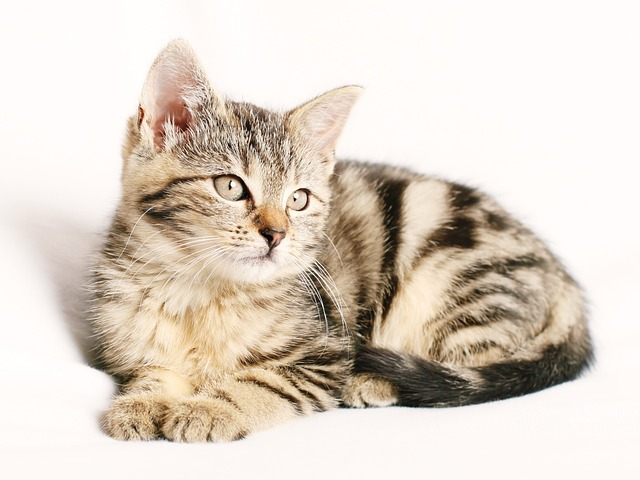
#> input picture image.jpg, 640 x 480 px, found by its file name
$ jupyter execute tp1_ex4_colab.ipynb   (shell and % lines are left out)   (older library calls are emulated)
#> lines starting #> are read from the running program, lines starting #| are printed output that depends on the picture; after the words box and inside, x2 and y2 are one past the last pixel; in counts of white or black regions, pixels touching at a corner belong together
# Exercice 4 : Représentation et Description d'Images
## TP1 — Vision par Ordinateur

---

**Objectifs :**
1. Charger une image couleur
2. Convertir en niveaux de gris
3. Détecter les contours
4. Calculer l'histogramme
5. Détecter des points clés locaux (ORB)
6. Appliquer la Transformée de Fourier
7. Appliquer un filtre de Gabor
8. Sauvegarder les résultats

---

## Étape 1 — Installation

[cell 1]
import cv2
import matplotlib.pyplot as plt
import numpy as np

print("Prêt !")

## Étape 2 — Charger une image couleur

[cell 2]
# Télécharger une image
import urllib.request

url = "https://ultralytics.com/images/bus.jpg"
urllib.request.urlretrieve(url, "image.jpg")
#> (this line was passed over: the network is not available in this run)

# Lire l'image couleur
img = cv2.imread("image.jpg")
#> img is the input picture: shape (480, 640, 3); mean B, G, R 199, 210.7, 221.7

# Convertir BGR -> RGB pour l'affichage avec matplotlib
img_rgb = cv2.cvtColor(img, cv2.COLOR_BGR2RGB)

plt.figure(figsize=(8, 6))
plt.imshow(img_rgb)
plt.axis('off')
plt.title('Image couleur originale')
plt.show()

## Étape 3 — Convertir en niveaux de gris

[cell 3]
# Convertir en gris
gray = cv2.cvtColor(img, cv2.COLOR_BGR2GRAY)
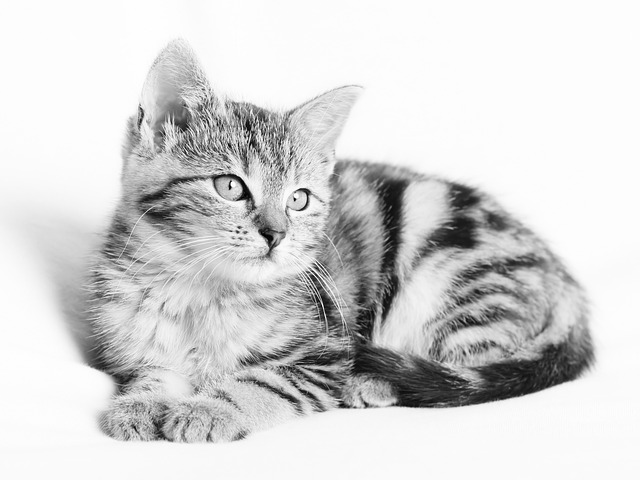
#> gray: shape (480, 640); min 1, max 255, mean 212.7

plt.figure(figsize=(8, 6))
plt.imshow(gray, cmap='gray')
plt.axis('off')
plt.title('Niveaux de gris')
plt.show()

---
## Étape 4 — Détection de contours (Canny)

L'algorithme de Canny détecte les bords des objets en trouvant les changements brutaux d'intensité.

[cell 4]
# Détecter les contours avec Canny
edges = cv2.Canny(gray, 100, 200)
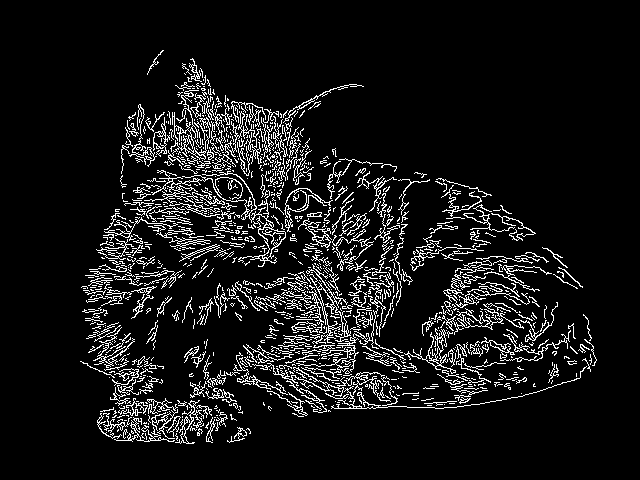
#> edges: shape (480, 640); 8.7% white in thin lines or dots, all inside (x1, y1, x2, y2) = (80, 50, 597, 444)

plt.figure(figsize=(10, 7))
plt.imshow(edges, cmap='gray')
plt.axis('off')
plt.title('Contours détectés (Canny 100, 200)')
plt.show()

## Étape 5 — Histogramme

L'histogramme montre la répartition des valeurs de pixels (0 = sombre, 255 = clair).

[cell 5]
# Afficher l'histogramme
plt.figure(figsize=(10, 5))
plt.hist(gray.ravel(), 256, [0, 256])
plt.title('Histogramme des niveaux de gris', fontsize=14)
plt.xlabel('Valeur de pixel')
plt.ylabel('Nombre de pixels')
plt.grid(True, alpha=0.3)
plt.show()
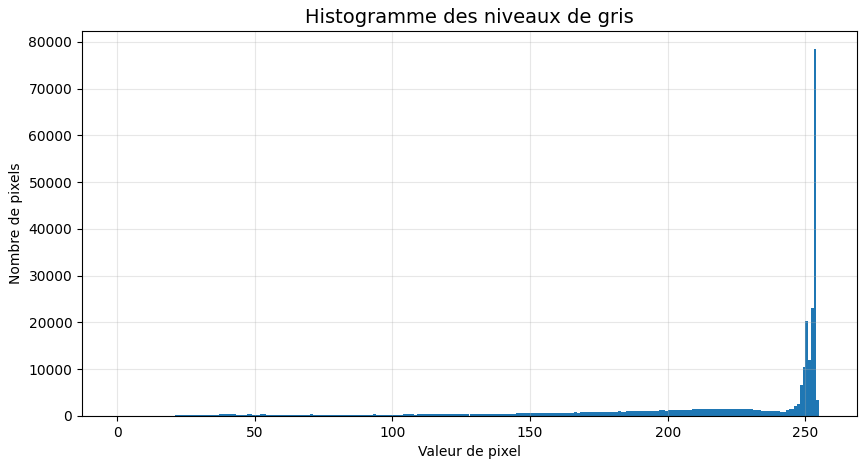
#> figure drawn by matplotlib, 1 panel; tallest bar 78410 high, from x = 253 to 254

---
## Étape 6 — Détection de points clés locaux (ORB)

**ORB** (Oriented FAST and Rotated BRIEF) est un algorithme qui trouve des **points d'intérêt** dans une image.

**C'est quoi un point clé ?**
Un endroit particulier de l'image : un coin, une intersection, un détail marquant.

**À quoi ça sert ?**
- Comparer deux images entre elles
- Suivre un objet dans une vidéo
- Reconnaître des objets

[cell 6]
# Créer l'objet ORB
orb = cv2.ORB_create()

# Détecter les points clés et calculer les descripteurs
keypoints, descriptors = orb.detectAndCompute(gray, None)
#> keypoints = 500 keypoints; strongest (x, y, size): (294, 200, 31), (229, 188, 31), (241, 197, 77.1), (240, 197, 53.6)

print(f"Nombre de points clés trouvés : {len(keypoints)}")
#| Nombre de points clés trouvés : 500
if descriptors is not None:
    print(f"Taille du descripteur : {descriptors.shape}")
#| Taille du descripteur : (500, 32)

[cell 7]
# Dessiner les points clés sur l'image
img_orb = cv2.drawKeypoints(img_rgb, keypoints, None, color=(0, 255, 0), flags=0)

plt.figure(figsize=(12, 8))
plt.imshow(img_orb)
plt.axis('off')
plt.title(f'Points clés ORB détectés ({len(keypoints)} points)')
plt.show()

---
## Étape 7 — Transformée de Fourier

La **Transformée de Fourier** transforme une image de l'espace spatial (pixels) vers l'espace fréquentiel (fréquences).

**Pourquoi ?**
- Les basses fréquences = zones homogènes (fond, ciel)
- Les hautes fréquences = détails, contours, textures

**Utilité :** On peut filtrer certaines fréquences (supprimer le bruit, accentuer les contours...)

[cell 8]
# Calculer la Transformée de Fourier
f = np.fft.fft2(gray)

# Déplacer la composante DC (fréquence 0) au centre
f_shift = np.fft.fftshift(f)

# Calculer le spectre en magnitude (en log pour bien voir)
magnitude = 20 * np.log(np.abs(f_shift) + 1)
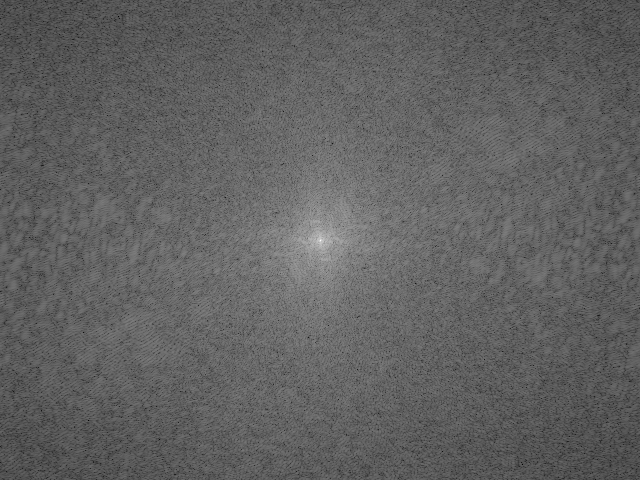
#> magnitude: shape (480, 640) float64; min 50.22, max 359.9, mean 168.4; drawn with min black and max white

# Afficher
fig, axes = plt.subplots(1, 2, figsize=(16, 6))

axes[0].imshow(gray, cmap='gray')
axes[0].set_title('Image originale', fontsize=14)
axes[0].axis('off')

axes[1].imshow(magnitude, cmap='gray')
axes[1].set_title('Spectre de Fourier', fontsize=14)
axes[1].axis('off')

plt.tight_layout()
plt.show()

print("Le point brillant au centre = la fréquence 0 (composante DC)")
print("Les points proches du centre = basses frézones (zones lisses)")
print("Les points éloignés du centre = hautes fréquences (détails, contours)")

### Filtrage passe-bas (supprimer les hautes fréquences)

On masque les hautes fréquences pour garder seulement les basses = on floute l'image.

[cell 9]
# Créer un masque circulaire (passe-bas)
rows, cols = gray.shape
#> rows = 480; cols = 640
center_row, center_col = rows // 2, cols // 2
#> center_row = 240; center_col = 320

# Rayon du cercle : on garde que les basses fréquences
rayon = 30

# Masque : 1 à l'intérieur du cercle, 0 à l'extérieur
masque = np.zeros((rows, cols), np.uint8)
masque[center_row - rayon:center_row + rayon, center_col - rayon:center_col + rayon] = 1

# Appliquer le masque
f_shift_filtre = f_shift * masque

# Transformée inverse
f_ishift = np.fft.ifftshift(f_shift_filtre)
img_filtree = np.fft.ifft2(f_ishift)
img_filtree = np.abs(img_filtree)
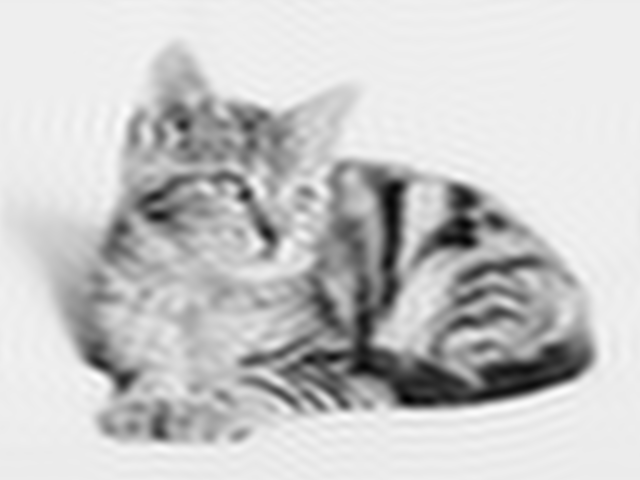
#> img_filtree: shape (480, 640) float64; min 1.59, max 270.4, mean 212.7; drawn with min black and max white

# Afficher
fig, axes = plt.subplots(1, 3, figsize=(18, 6))

axes[0].imshow(gray, cmap='gray')
axes[0].set_title('Original', fontsize=14)
axes[0].axis('off')

axes[1].imshow(masque, cmap='gray')
axes[1].set_title(f'Masque passe-bas (rayon={rayon})', fontsize=14)
axes[1].axis('off')

axes[2].imshow(img_filtree, cmap='gray')
axes[2].set_title('Image filtrée (flou)', fontsize=14)
axes[2].axis('off')

plt.tight_layout()
plt.show()
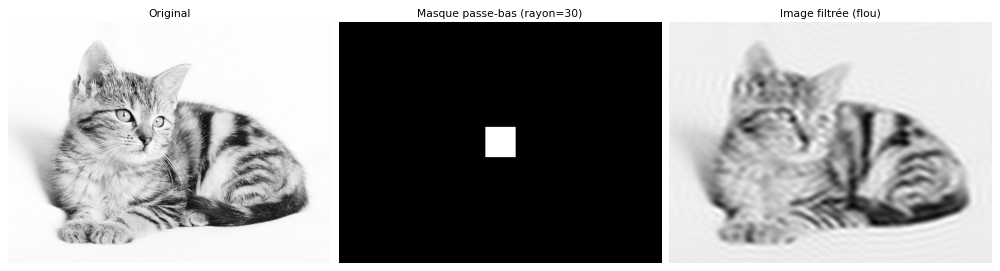
#> figure drawn by matplotlib, 3 panels

---
## Étape 8 — Filtre de Gabor

Le filtre de Gabor détecte des **textures** dans une direction précise.

**C'est quoi ?** C'est un filtre qui ressemble à une onde. Il est sensible à :
- La **direction** de la texture
- La **fréquence** de la texture

**Utilité :** Détection de bordures, textures dans les images médicales, reconnaissance de textures...

[cell 10]
# Créer un filtre de Gabor
# theta = angle du filtre en radians
theta = 0  # angle horizontal

kernel_size = 21   # taille du filtre
sigma = 5          # écart-type du gaussien
lambd = 10         # longueur d'onde
gamma = 0.5        # rapport d'aspect

gabor_kernel = cv2.getGaborKernel(
    (kernel_size, kernel_size),
    sigma,
    theta,
    lambd,
    gamma
)

# Appliquer le filtre sur l'image en gris
gabor_result = cv2.filter2D(gray, cv2.CV_8UC3, gabor_kernel)
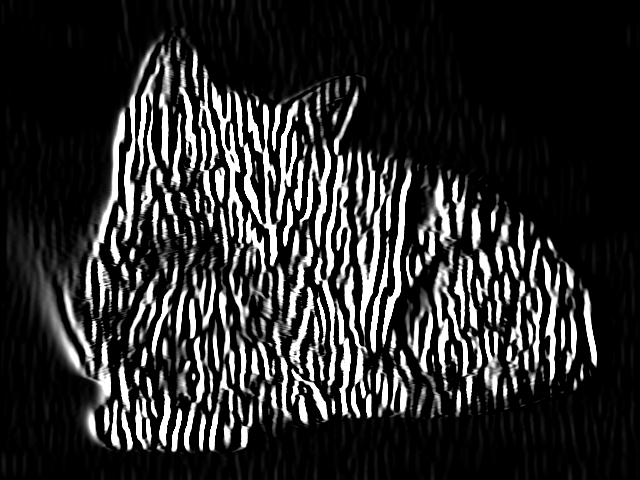
#> gabor_result: shape (480, 640); min 0, max 255, mean 43.6

# Afficher le filtre et le résultat
fig, axes = plt.subplots(1, 3, figsize=(18, 6))

axes[0].imshow(gray, cmap='gray')
axes[0].set_title('Original', fontsize=14)
axes[0].axis('off')

axes[1].imshow(gabor_kernel, cmap='gray')
axes[1].set_title('Noyau de Gabor', fontsize=14)
axes[1].axis('off')

axes[2].imshow(gabor_result, cmap='gray')
axes[2].set_title('Résultat Gabor (θ=0°)', fontsize=14)
axes[2].axis('off')

plt.tight_layout()
plt.show()
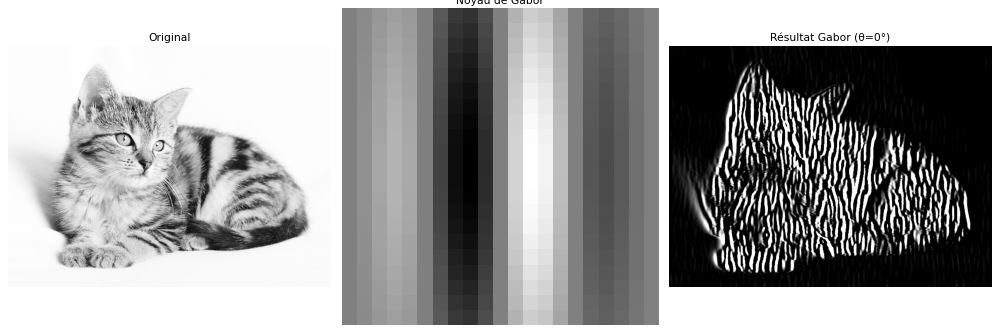
#> figure drawn by matplotlib, 3 panels

### Tester plusieurs angles

Le filtre de Gabor réagit différemment selon l'angle. Essayons plusieurs directions.

[cell 11]
# Tester 4 angles différents
angles = [0, 45, 90, 135]  # en degrés

fig, axes = plt.subplots(1, 4, figsize=(20, 5))

for i, angle_deg in enumerate(angles):
    # Convertir en radians
    angle_rad = angle_deg * np.pi / 180

    # Créer le noyau avec cet angle
    kernel = cv2.getGaborKernel(
        (21, 21),  # taille
        5,         # sigma
        angle_rad, # angle
        10,        # lambda
        0.5        # gamma
    )

    # Appliquer
    result = cv2.filter2D(gray, cv2.CV_8UC3, kernel)

    axes[i].imshow(result, cmap='gray')
    axes[i].set_title(f'θ = {angle_deg}°', fontsize=14)
    axes[i].axis('off')

plt.suptitle('Filtre de Gabor - Différents angles', fontsize=16)
plt.tight_layout()
plt.show()
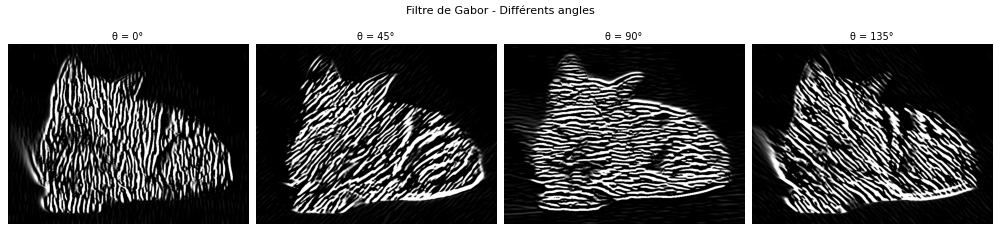
#> figure drawn by matplotlib, 4 panels

---
## Étape 9 — Sauvegarder les résultats

[cell 12]
# Sauvegarder les images générées
cv2.imwrite('contours.png', edges)
cv2.imwrite('histogramme.png', gray)  # on sauvegarde le gris pour référence

# Sauvegarder l'ORB
cv2.imwrite('orb_keypoints.png', cv2.cvtColor(img_orb, cv2.COLOR_RGB2BGR))

# Sauvegarder Fourier
cv2.imwrite('fourier_spectre.png', magnitude.astype(np.uint8))
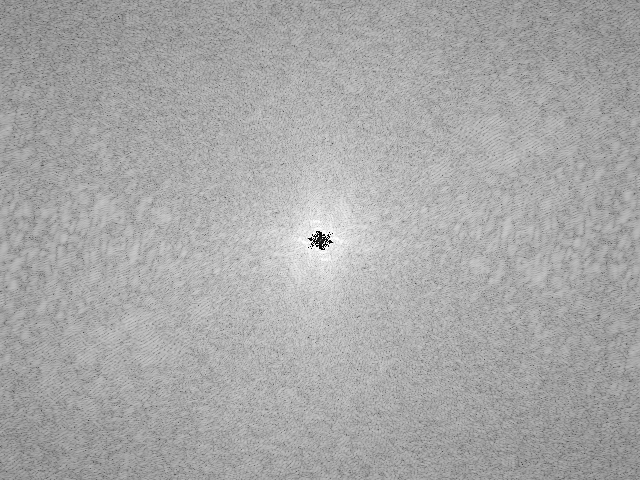
#> saved as fourier_spectre.png: shape (480, 640); min 0, max 255, mean 167.8

# Sauvegarder Gabor
cv2.imwrite('gabor_result.png', gabor_result)

print("Toutes les images ont été sauvegardées !")
